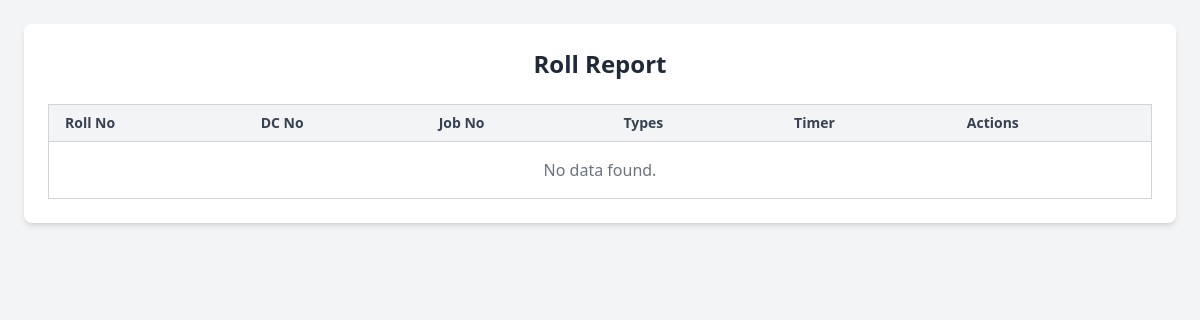
/roll/roll_report/, run on an earlier commit of the app's database.
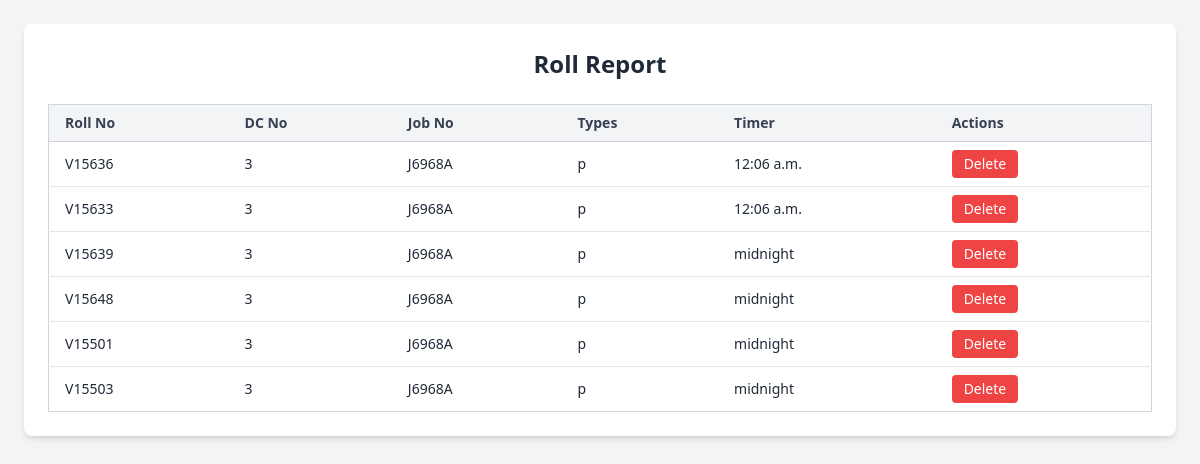
And on a later commit of the database.
### roll/models.py (models this page shows)
class master_final_mistake(models.Model):
    roll_no = models.CharField(max_length=50)
    machine_id = models.CharField(max_length=50)
    job_no = models.CharField(max_length=50)
    dc_no = models.CharField(max_length=50)
    lot_no = models.CharField(max_length=50)
    field_id = models.CharField(max_length=10)
    color = models.CharField(max_length=100, null=True , blank=True)
    types = models.CharField(max_length=50 , null=True , blank=True)
    timer =models.TimeField(null=True , blank=True)
    m1 = models.CharField(max_length=50 , null=True , blank=True)
    m2 = models.CharField(max_length=50 , null=True , blank=True)
    m3 = models.CharField(max_length=50 , null=True , blank=True)
    m4 = models.CharField(max_length=50 , null=True , blank=True)
    m5 = models.CharField(max_length=50 , null=True , blank=True)
    m6 = models.CharField(max_length=50 , null=True , blank=True)
    m7 = models.CharField(max_length=50 , null=True , blank=True)
    m8 = models.CharField(max_length=50 , null=True , blank=True)
    m9 = models.CharField(max_length=50 , null=True , blank=True)
    m10 = models.CharField(max_length=50 , null=True , blank=True)
    m11 = models.CharField(max_length=50 , null=True , blank=True)
    m12 = models.CharField(max_length=50 , null=True , blank=True)
    finish_dia = models.CharField(max_length=50 , null=True , blank=True)
    total_meters = models.CharField(max_length=50 , null=True , blank=True)
    act_gsm = models.CharField(max_length=50 , null=True , blank=True)
    remarks = models.CharField(max_length=200 , null=True , blank=True)
    date = models.DateField(auto_now_add=True)
    class Meta:
        db_table = 'master_final_mistake'

### roll/views.py (the view)
# urls.py: path('roll_report/', views.roll_report, name='roll_report'),
def roll_report(request):
    update = master_roll_update.objects.all()
    final =master_final_mistake.objects.all()
    return render(request, 'roll_report.html',{'update':update,'final':final})

### roll/context_processors.py (called while the page is built)
def break_times(request):
    now = datetime.now().time()
    breaks = BreakTime.objects.filter(is_active=True)
    for bt in breaks:
        if bt.start_time <= now <= bt.end_time:
            return {
                'break_start': bt.start_time.strftime('%H:%M:%S'),
                'break_end': bt.end_time.strftime('%H:%M:%S'),
                'in_break': True,
            }
    return {
        'break_start': '00:00:00',
        'break_end': '00:00:00',
        'in_break': False,
    }

### welcome/context_processors.py (called while the page is built)
def user_permissions(request):
    if request.user.is_authenticated:
        perm, _ = UserPermission.objects.get_or_create(user=request.user)
        return {'permission': perm}
    return {}

### roll/templates/roll_report.html (shortened to what this page needs)
<!DOCTYPE html>
<html lang="en">
<head>
    <script src="https://cdn.tailwindcss.com"></script>
</head>
<body class="bg-gray-100 p-6">
    <div class="max-w-6xl mx-auto bg-white shadow-md rounded-lg p-6">
        <h1 class="text-2xl font-bold mb-6 text-center text-gray-800">Roll Report</h1>
        <div class="overflow-x-auto">
            <table class="min-w-full divide-y divide-gray-300 border border-gray-300">
                <thead class="bg-gray-100">
                    <tr>
                        <th class="px-4 py-2 text-left text-sm font-semibold text-gray-700">Roll No</th>
                        <th class="px-4 py-2 text-left text-sm font-semibold text-gray-700">DC No</th>
                        <th class="px-4 py-2 text-left text-sm font-semibold text-gray-700">Job No</th>
                        <th class="px-4 py-2 text-left text-sm font-semibold text-gray-700">Types</th>
                        <th class="px-4 py-2 text-left text-sm font-semibold text-gray-700">Timer</th>
                        <th class="px-4 py-2 text-left text-sm font-semibold text-gray-700">Actions</th>
                    </tr>
                </thead>
                <tbody class="bg-white divide-y divide-gray-200">
                    {% for data in final %}
                    <tr class="hover:bg-gray-50">
                        <td class="px-4 py-2 text-sm text-gray-800">{{ data.roll_no }}</td>
                        <td class="px-4 py-2 text-sm text-gray-800">{{ data.machine_id }}</td>
                        <td class="px-4 py-2 text-sm text-gray-800">{{ data.job_no }}</td>
                        <td class="px-4 py-2 text-sm text-gray-800">{{ data.types }}</td>
                        <td class="px-4 py-2 text-sm text-gray-800">{{ data.timer }}</td>
                        <td class="px-4 py-2 text-sm">
                            <form method="POST" action="{% url 'delete_roll' %}" class="inline">
                                <button type="submit" class="bg-red-500 hover:bg-red-600 text-white px-3 py-1 rounded text-sm">
                                    Delete
                                </button>
                            </form>
                        </td>
                    </tr>
                    {% empty %}
                    <tr>
                        <td colspan="6" class="text-center text-gray-500 py-4">No data found.</td>
                    </tr>
                    {% endfor %}
                </tbody>
            </table>
        </div>
    </div>
</body>
</html>

What changed in the data, as far as the page shows it:
added master_final_mistake: roll_no "V15636", machine_id "3", job_no "J6968A", types "p", timer "12:06 a.m."
added master_final_mistake: roll_no "V15633", machine_id "3", job_no "J6968A", types "p", timer "12:06 a.m."
added master_final_mistake: roll_no "V15639", machine_id "3", job_no "J6968A", types "p", timer "midnight"
added master_final_mistake: roll_no "V15648", machine_id "3", job_no "J6968A", types "p", timer "midnight"
added master_final_mistake: roll_no "V15501", machine_id "3", job_no "J6968A", types "p", timer "midnight"
added master_final_mistake: roll_no "V15503", machine_id "3", job_no "J6968A", types "p", timer "midnight"
Also different on the page:
text no longer shown: "No data found."
